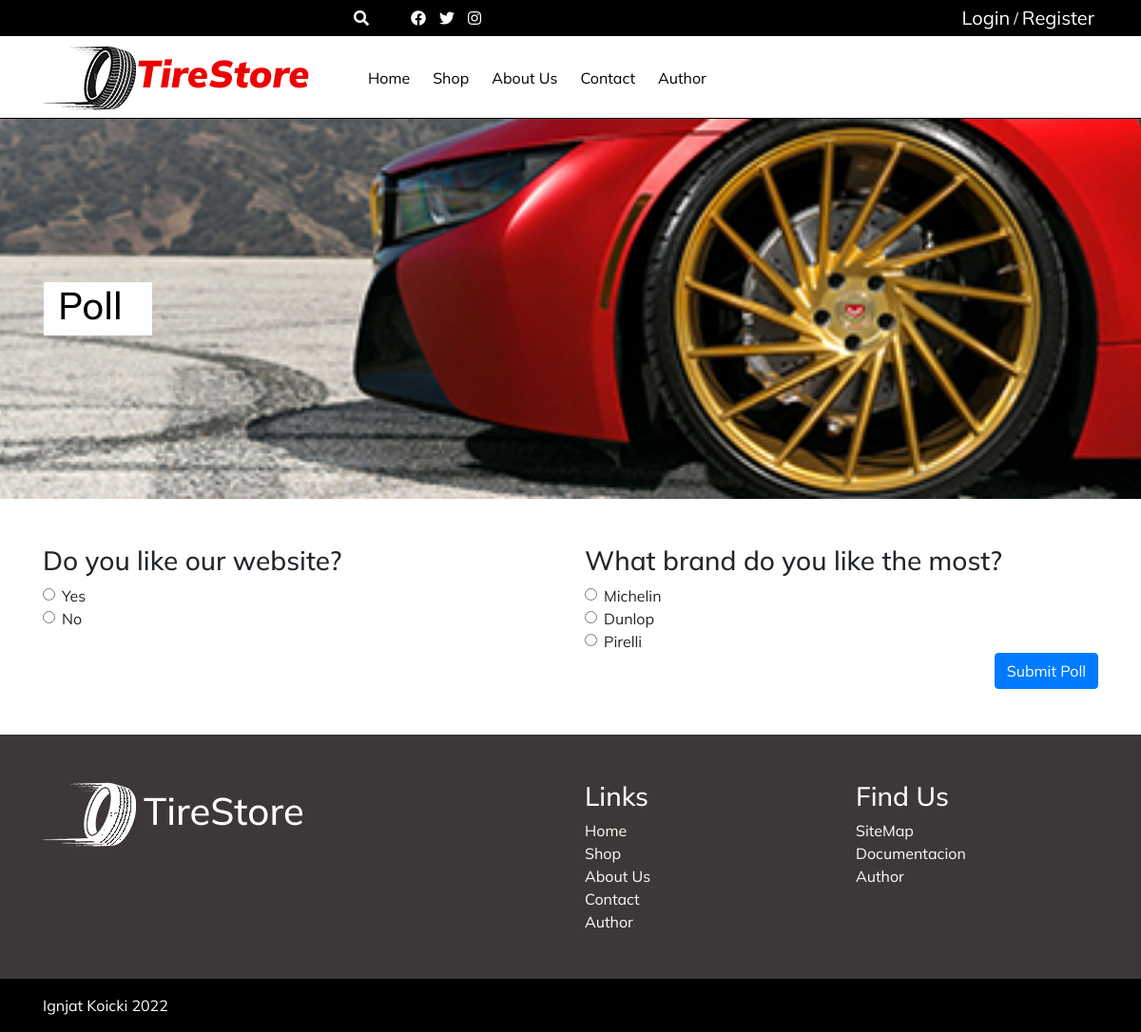
Page /poll.php on the committed database.
### tables this page shows
CREATE TABLE `navigation` (
  `nav_id` int(12) NOT NULL,
  `name` varchar(50) NOT NULL,
  `href` varchar(50) NOT NULL
);

CREATE TABLE `poll_questions` (
  `id` int(11) NOT NULL,
  `name` varchar(100) NOT NULL
);

CREATE TABLE `poll_choices` (
  `choice_id` int(11) NOT NULL,
  `name` varchar(100) NOT NULL,
  `question_id` int(11) NOT NULL
);

### assets/models/functions.php (called while the page is built, shortened)
<?php
    include("assets/config/connection.php");
    function selectAll($x){
        global $conn;
        $sql = "SELECT * FROM $x";
        $data = $conn->query($sql)->fetchAll();
        return $data;
    }

### poll.php (the view, shortened to what this page needs)
<?php
    $headerImage = "assets/img/car-cover-2.jpg";
    $coverText = "Poll";
    include("assets/models/functions.php");
?>
<!DOCTYPE html>
<html lang="en">
<head>
    <?php
        include("assets/includes/head.php");
            ?>
</head>
<body>
    <?php
        include("assets/includes/header.php");
    ?>
    <?php
        include("assets/includes/cover.php");
    ?>
    <main>
        <div class="container py-5">
            <div class="row">
                <?php
                $x = selectAll("poll_questions");
                foreach($x as $y):?>
                <div class="col-12 col-md-6">
                    <h3><?=$y->name?></h3>
                    <?php
                    global $conn;
                    $sql = "Select * from poll_choices where question_id = $y->id";
                    $z = $conn->query($sql)->fetchAll();
                     foreach($z as $c):?>
                     <form action="insertPoll.php" method="post">
                        <div class="form-check">
                            <input class="form-check-input" type="radio" name="<?=$y->id?>" id="<?=$c->name?>" value="<?=$c->choice_id?>"/>
                            <label class="form-check-label" for="exampleRadios1">
                                <?=$c->name?>
                            </label>
                        </div>
                     <?php endforeach;?>
                </div>
                <?php endforeach; ?>
                        <div class="col-12 d-flex justify-content-end">
                            <input type="submit" value="Submit Poll" name="pollBtn" class="btn btn-primary">
                        </div>
            </div>
        </div>
    </main>
    <?php
        include("assets/includes/footer.php");
    ?>
</body>
</html>

### assets/includes/head.php (shortened to what this page needs)
    <link rel="stylesheet"
    href="https://cdn.jsdelivr.net/npm/bootstrap@4.6.1/dist/css/bootstrap.min.css"
/>
    <link href="https://unpkg.com/aos@2.3.1/dist/aos.css" rel="stylesheet">
    <link rel="stylesheet" href="assets/css/all.min.css"/>
    <link rel="stylesheet" href="assets/css/style.css" type="text/css"/>
    <link rel="stylesheet" href="assets/css/responsive.css" type="text/css"/>

### assets/includes/header.php (shortened to what this page needs)
<?php
    require_once("assets/models/functions.php");
?>
<header>
        <div id="header-first" class="ik-bg-black">
            <div class="container">
                <div class="row">
                    <div class="col-12 col-md-4 d-flex align-items-center justify-content-end">
                        <a href="#" class="ik-search-btn"><i class="fas fa-search"></i></a>
                    </div>
                    <div class="col-3 col-md-2 d-flex align-items-center">
                        <ul class="d-flex align-items-center justify-content-center">
                            <li><a href="facebook.com"><i class="fab fa-facebook"></i></a></li>
                            <li><a href="twitter.com"><i class="fab fa-twitter"></i></a></li>
                            <li><a href="instagram.com"><i class="fab fa-instagram"></i></a></li>
                        </ul>
                    </div>
                    <div class="col-9 col-md-6 ik-lr-div d-flex ik-color-white align-items-center justify-content-end">
                        <?php if(!isset($_SESSION["user"])):?>
                            <a href="#" id="ik-login-btn" class="ik-color-white">Login</a>/
                        <?php endif;?>
                        <a href="#" id="ik-register-btn" class="ik-color-white"> Register</a>
                    </div>
                </div>
            </div>
        </div>
        <div id="header-second" class="py-2">
            <div class="container">
                <div class="row">
                    <div class="col-8 order-2 order-md-1 col-md-3 d-flex align-items-center justify-content-center justify-content-md-start">
                        <img src="assets/img/TireLogo.jpg" alt="TireLogo" class="img-fluid"/>
                        <h1 class="ik-color-red">TireStore</h1>
                    </div>
                    <div class="col-12 order-4 order-md-2 col-md-7 mt-4" id="ik-nav">
                        <ul class="d-flex flex-column flex-md-row">
                            <?php $data = selectAll("navigation");
                                foreach($data as $r):?>
                                    <li><a href="<?= $r->href ?>"><?= $r->name ?></a></li>
                            <?php endforeach;?>
                        </ul>
                    </div>
                    <div class="col-2 col-md-1 order-3 d-flex justify-content-end align-items-center">
                    </div>
                </div>
            </div>
        </div>
</header>

### assets/includes/cover.php
<section id="ik-cover" style="background-image: url('<?= $headerImage ?>');">
        <div class="container d-flex align-items-center ik-cover-container">
            <div class="row">
                <div class="col-12 ml-3 ik-cover-div ik-bg-white">
                    <h2 class="ik-color-black"><?= $coverText ?></h2>
                </div>
            </div>
        </div>
</section>

### assets/includes/footer.php
<?php
    require_once("assets/models/functions.php");
?>
    <footer>
        <div class="footer-first ik-bg-grey ik-color-white py-5">
            <div class="container">
                <div class="row">
                    <div class="col-12 col-md-6 d-flex align-items-start mb-3">
                        <img src="assets/img/footer-logo.png" alt="TireLogo" class="img-fluid"/>
                        <h1 class="ik-color-white mt-2 ml-2">TireStore</h1>
                    </div>
                    <div class="col-6 col-md-3">
                        <h3>Links</h3>
                        <ul>
                        <?php $data = selectAll("navigation");
                                foreach($data as $r):?>
                                    <li><a href="<?= $r->href ?>"><?= $r->name ?></a></li>
                            <?php endforeach;?>
                        </ul>
                    </div>
                    <div class="col-6 col-md-3">
                        <h3>Find Us</h3>
                        <ul>
                            <li><a href="sitemap.html">SiteMap</a></li>
                            <li><a href="documentacion.pdf">Documentacion</a></li>
                            <li><a href="author.php">Author</a></li>
                        </ul>
                    </div>
                </div>
            </div>
        </div>
        <div class="footer-second ik-bg-black py-3">
            <div class="container">
                <div class="row">
                    <div class="col-12 ik-color-white">
                        Ignjat Koicki 2022
                    </div>
                </div>
            </div>
        </div>
    </footer>

### assets/css/style.css (style rules this page uses)
* { margin: 0; padding: 0; }
.ik-bg-black { background-color: #000000; }
.ik-bg-white { background-color: #ffffff; }
.ik-bg-grey { background-color: #3d3837 !important; }
.ik-color-black { color: #000000 !important; }
.ik-color-red { color: #ef0000 !important; }
.ik-color-white { color: #ffffff !important; }
body { font-family: 'Mulish', sans-serif; }
ul { list-style-type: none !important; margin-bottom: 0 !important; padding-bottom: 0 !important; }
a { text-decoration: none !important; }
header #header-first .ik-search-btn { border: none !important; padding: 7px; }
header #header-first .ik-search-btn i { color: #ffffff; }
header #header-first ul li a { color: #ffffff; padding: 7px; }
header #header-first ul li a i { color: #ffffff; }
header #header-first .ik-lr-div a { padding: 4px !important; font-size: 20px; }
header #header-second { border-bottom: 1px solid #000000; }
header #header-second h1 { font-weight: 900 !important; font-style: italic; }
header #header-second ul li a { color: #000000; padding: 12px; }
header #ik-nav { padding-left: 60px; }
#ik-cover { height: 400px; width: 100%; background-position: center; background-size: cover; }
#ik-cover .ik-cover-container { height: inherit; }
#ik-cover .ik-cover-container h2 { font-size: 40px; }
footer ul li a { color: #ffffff; }
.ik-cover-div { z-index: 0; }

### rows in the picture
navigation: name "Home"
navigation: name "Shop"
navigation: name "About Us"
navigation: name "Contact"
navigation: name "Author"
poll_questions: name "Do you like our website?"
poll_choices: name "Yes"
poll_choices: name "No"
poll_questions: name "What brand do you like the most?"
poll_choices: name "Michelin"
poll_choices: name "Dunlop"
poll_choices: name "Pirelli"

### other values in the picture
$coverText "Poll"
